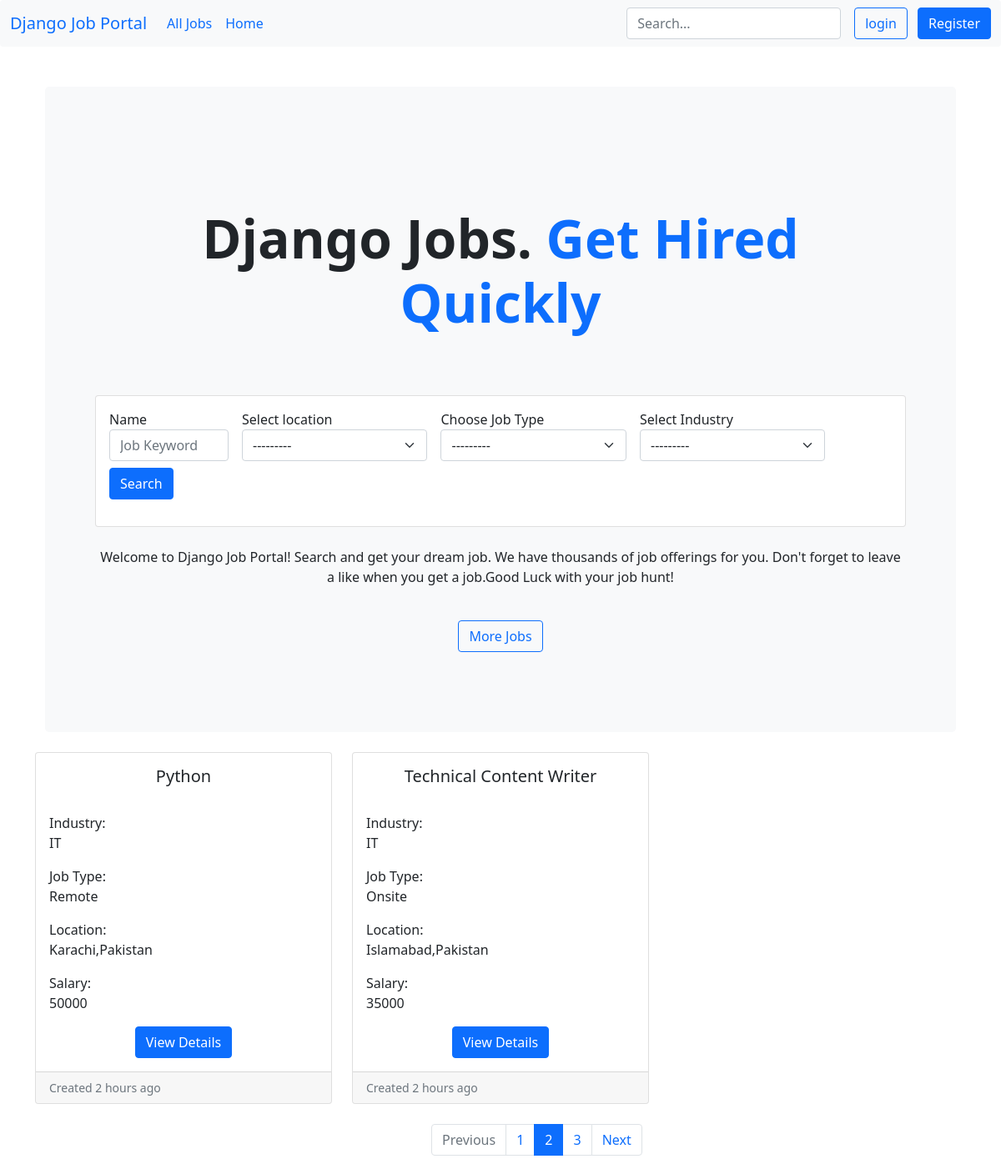
The page / on the database its author committed.
### job/models.py (models this page shows, shortened)
class Job(models.Model):
    job_type_choices=(
        ('Remote','Remote'),
        ('Onsite','Onsite'),
        ('Hybrid','Hybrid')
    )
    user=models.ForeignKey(User,on_delete=models.CASCADE)
    company=models.ForeignKey(Company,on_delete=models.CASCADE)
    title = models.CharField(max_length=100)
    city=models.CharField(max_length=100)
    salary=models.PositiveIntegerField(default=35000)
    requirements=models.TextField()
    ideal_candidates=models.TextField()
    is_available=models.BooleanField(default=True)
    timestamp=models.DateTimeField(auto_now_add=True)
    industry=models.ForeignKey(Industry,on_delete=models.DO_NOTHING,null=True,blank=True)
    state=models.ForeignKey(State,on_delete=models.DO_NOTHING,null=True,blank=True)
    job_type=models.CharField(max_length=20,choices=job_type_choices,null=True,blank=True)

class Industry(models.Model):
    name=models.CharField(max_length=100)
    def __str__(self) -> str:
        return self.name

class State(models.Model):
    name=models.CharField(max_length=100)
    def __str__(self) -> str:
        return self.name

### website/views.py (the view)
# urls.py: 2. Add a URL to urlpatterns:  path('', views.home, name='home')
def home(request):
    filter=Jobfilter(request.GET,queryset=Job.objects.filter(is_available=True).order_by('-timestamp'))
    context={'filter':filter}
    return render(request,'website/home.html',context)

### templates/website/home.html (shortened to what this page needs)
{% extends "base.html" %}
{% load humanize %}
{% load widget_tweaks %}
{% block content %}
    <section class="container mt-5">
        <div class="p-5 mb-4 bg-light rounded-3">
            <div class="container-fluid py-5">
                <h2 class="my-5 display-3 fw-bold ls-dark text-center">
                    Django Jobs.
                    <span class="text-primary">Get Hired Quickly</span>
                </h2><br>
                <div class="card">
                    <div class="card-body">
                        <form class="row gy-2 gx-3 align-items-center" method="GET">
                            <div class="col-sm-2">
                                <label  for="autoSizingInput">Name</label>
                                {% render_field filter.form.title class="form-control" id="autoSizingInput" placeholder="Job Keyword" %}
                            </div>
                            <div class="col-sm-3">
                                <label  for="autoSizingSelect">Select location</label>
                                {% render_field filter.form.state class="form-select" id="autoSizingSelect" %}
                            </div>
                            <div class="col-sm-3">
                                <label  for="autoSizingSelect">Choose Job Type</label>
                                {% render_field filter.form.job_type class="form-select" id="autoSizingSelect" %}
                            </div>
                            <div class="col-sm-3">
                                <label  for="autoSizingSelect">Select Industry</label>
                                {% render_field filter.form.industry class="form-select" id="autoSizingSelect" %}
                            </div>
                            <div class="col-auto">
                                <button type="submit" class="btn btn-primary">Search</button>
                            </div>
                        </form>
                    </div>
                </div>
                <br>
                <p class="text-center">
                    Welcome to Django Job Portal! Search and get your dream job. We have thousands of job offerings for you. Don't forget to leave a like when you get a job.Good Luck with your job hunt!
                </p>
                <br>
                <div class="text-center">
                <a class="btn btn-outline-primary" href="{% url 'job-listing' %}">More Jobs</a>
                </div>
            </div>
        </div>
    </section>
    <div class="row row-cols-1 row-cols-md-3 g-4">
        {% for job in filter.qs %}
        <div class="col">
            <div class="card h-100">
                <div class="card-body">
                    <h5 class="card-title text-center">{{job.title}}</h5><br>
                    <p class="card-text">Industry: <br>{{job.industry}} </p>
                    <p class="card-text"> Job Type: <br>{{job.job_type}}</p>
                    <p class="card-text"> Location: <br>{{job.city}},{{job.state}} </p>
                    <p class="card-text">Salary: <br>{{job.salary}} </p>
                    <div class=text-center>
                    <a class="text-center btn btn-primary btn-small" href="{% url 'job-details' job.pk %}">View Details</a>
                    </div>
                </div>
                <div class="card-footer">
                    <small class="text-muted">Created {{job.timestamp|naturaltime}}</small>
                </div>
            </div>
        </div>
        {% endfor %}
    </div>
        <div class="row align-items-center">
            <div class="col-md-10 mx-auto col-lg-2 mt-4">
                <nav aria-label="...">
                    <ul class="pagination">
                        <li class="page-item disabled">
                            <a class="page-link" href="#" tabindex="-1" aria-disabled="true">Previous</a>
                        </li>
                        <li class="page-item">
                            <a class="page-link" href="#">1</a>
                        </li>
                        <li class="page-item active" aria-current="page">
                            <a class="page-link" href="#">2</a>
                        </li>
                        <li class="page-item">
                            <a class="page-link" href="#">3</a>
                        </li>
                        <li class="page-item">
                            <a class="page-link" href="#" tabindex="+1">Next</a>
                        </li>
                    </ul>
                </nav>
            </div
        </div>
{% endblock content %}

### rows shown on the page
Job: title "Python", industry "IT", job_type "Remote", city "Karachi", state "Pakistan", salary "50000", timestamp "2 hours ago"
Job: title "Technical Content Writer", industry "IT", job_type "Onsite", city "Islamabad", state "Pakistan", salary "35000", timestamp "2 hours ago"
